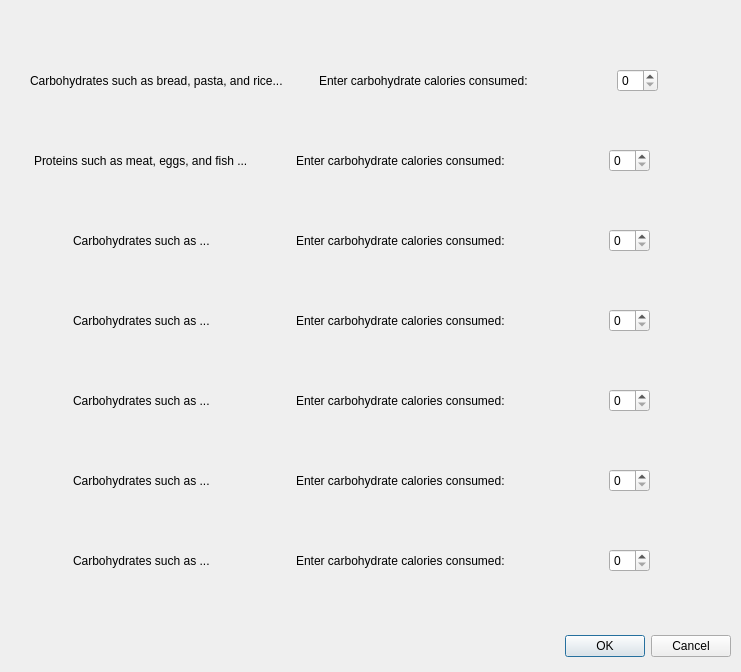
<?xml version="1.0" encoding="UTF-8"?>
<ui version="4.0">
 <class>FoodIntake</class>
 <widget class="QDialog" name="FoodIntake">
  <property name="geometry">
   <rect>
    <x>0</x>
    <y>0</y>
    <width>741</width>
    <height>672</height>
   </rect>
  </property>
  <property name="windowTitle">
   <string>Dialog</string>
  </property>
  <widget class="QDialogButtonBox" name="buttonBox">
   <property name="geometry">
    <rect>
     <x>560</x>
     <y>630</y>
     <width>171</width>
     <height>32</height>
    </rect>
   </property>
   <property name="orientation">
    <enum>Qt::Horizontal</enum>
   </property>
   <property name="standardButtons">
    <set>QDialogButtonBox::Cancel|QDialogButtonBox::Ok</set>
   </property>
  </widget>
  <widget class="QWidget" name="horizontalLayoutWidget">
   <property name="geometry">
    <rect>
     <x>0</x>
     <y>40</y>
     <width>741</width>
     <height>81</height>
    </rect>
   </property>
   <layout class="QHBoxLayout" name="horizontalLayout">
    <item>
     <spacer name="horizontalSpacer_14">
      <property name="orientation">
       <enum>Qt::Horizontal</enum>
      </property>
      <property name="sizeType">
       <enum>QSizePolicy::Fixed</enum>
      </property>
      <property name="sizeHint" stdset="0">
       <size>
        <width>30</width>
        <height>76</height>
       </size>
      </property>
     </spacer>
    </item>
    <item alignment="Qt::AlignHCenter">
     <widget class="QLabel" name="label_2">
      <property name="text">
       <string>Carbohydrates such as bread, pasta, and rice...</string>
      </property>
     </widget>
    </item>
    <item>
     <spacer name="horizontalSpacer_2">
      <property name="orientation">
       <enum>Qt::Horizontal</enum>
      </property>
      <property name="sizeType">
       <enum>QSizePolicy::Fixed</enum>
      </property>
      <property name="sizeHint" stdset="0">
       <size>
        <width>30</width>
        <height>76</height>
       </size>
      </property>
     </spacer>
    </item>
    <item alignment="Qt::AlignHCenter">
     <widget class="QLabel" name="label">
      <property name="text">
       <string>Enter carbohydrate calories consumed:</string>
      </property>
     </widget>
    </item>
    <item alignment="Qt::AlignHCenter">
     <widget class="QSpinBox" name="spinBox"/>
    </item>
   </layout>
  </widget>
  <widget class="QWidget" name="horizontalLayoutWidget_2">
   <property name="geometry">
    <rect>
     <x>0</x>
     <y>120</y>
     <width>741</width>
     <height>81</height>
    </rect>
   </property>
   <layout class="QHBoxLayout" name="horizontalLayout_2">
    <item>
     <spacer name="horizontalSpacer_13">
      <property name="orientation">
       <enum>Qt::Horizontal</enum>
      </property>
      <property name="sizeType">
       <enum>QSizePolicy::Fixed</enum>
      </property>
      <property name="sizeHint" stdset="0">
       <size>
        <width>30</width>
        <height>76</height>
       </size>
      </property>
     </spacer>
    </item>
    <item alignment="Qt::AlignHCenter">
     <widget class="QLabel" name="label_3">
      <property name="text">
       <string>Proteins such as meat, eggs, and fish ...</string>
      </property>
     </widget>
    </item>
    <item>
     <spacer name="horizontalSpacer">
      <property name="orientation">
       <enum>Qt::Horizontal</enum>
      </property>
      <property name="sizeType">
       <enum>QSizePolicy::Fixed</enum>
      </property>
      <property name="sizeHint" stdset="0">
       <size>
        <width>30</width>
        <height>76</height>
       </size>
      </property>
     </spacer>
    </item>
    <item alignment="Qt::AlignHCenter">
     <widget class="QLabel" name="label_4">
      <property name="text">
       <string>Enter carbohydrate calories consumed:</string>
      </property>
     </widget>
    </item>
    <item alignment="Qt::AlignHCenter">
     <widget class="QSpinBox" name="spinBox_2"/>
    </item>
   </layout>
  </widget>
  <widget class="QWidget" name="horizontalLayoutWidget_3">
   <property name="geometry">
    <rect>
     <x>0</x>
     <y>200</y>
     <width>741</width>
     <height>81</height>
    </rect>
   </property>
   <layout class="QHBoxLayout" name="horizontalLayout_3">
    <item>
     <spacer name="horizontalSpacer_9">
      <property name="orientation">
       <enum>Qt::Horizontal</enum>
      </property>
      <property name="sizeType">
       <enum>QSizePolicy::Fixed</enum>
      </property>
      <property name="sizeHint" stdset="0">
       <size>
        <width>30</width>
        <height>76</height>
       </size>
      </property>
     </spacer>
    </item>
    <item alignment="Qt::AlignHCenter">
     <widget class="QLabel" name="label_5">
      <property name="text">
       <string>Carbohydrates such as ...</string>
      </property>
     </widget>
    </item>
    <item>
     <spacer name="horizontalSpacer_3">
      <property name="orientation">
       <enum>Qt::Horizontal</enum>
      </property>
      <property name="sizeType">
       <enum>QSizePolicy::Fixed</enum>
      </property>
      <property name="sizeHint" stdset="0">
       <size>
        <width>30</width>
        <height>76</height>
       </size>
      </property>
     </spacer>
    </item>
    <item alignment="Qt::AlignHCenter">
     <widget class="QLabel" name="label_6">
      <property name="text">
       <string>Enter carbohydrate calories consumed:</string>
      </property>
     </widget>
    </item>
    <item alignment="Qt::AlignHCenter">
     <widget class="QSpinBox" name="spinBox_3"/>
    </item>
   </layout>
  </widget>
  <widget class="QWidget" name="horizontalLayoutWidget_4">
   <property name="geometry">
    <rect>
     <x>0</x>
     <y>280</y>
     <width>741</width>
     <height>81</height>
    </rect>
   </property>
   <layout class="QHBoxLayout" name="horizontalLayout_4">
    <item>
     <spacer name="horizontalSpacer_12">
      <property name="orientation">
       <enum>Qt::Horizontal</enum>
      </property>
      <property name="sizeType">
       <enum>QSizePolicy::Fixed</enum>
      </property>
      <property name="sizeHint" stdset="0">
       <size>
        <width>30</width>
        <height>76</height>
       </size>
      </property>
     </spacer>
    </item>
    <item alignment="Qt::AlignHCenter">
     <widget class="QLabel" name="label_7">
      <property name="text">
       <string>Carbohydrates such as ...</string>
      </property>
     </widget>
    </item>
    <item>
     <spacer name="horizontalSpacer_8">
      <property name="orientation">
       <enum>Qt::Horizontal</enum>
      </property>
      <property name="sizeType">
       <enum>QSizePolicy::Fixed</enum>
      </property>
      <property name="sizeHint" stdset="0">
       <size>
        <width>30</width>
        <height>76</height>
       </size>
      </property>
     </spacer>
    </item>
    <item alignment="Qt::AlignHCenter">
     <widget class="QLabel" name="label_8">
      <property name="text">
       <string>Enter carbohydrate calories consumed:</string>
      </property>
     </widget>
    </item>
    <item alignment="Qt::AlignHCenter">
     <widget class="QSpinBox" name="spinBox_4"/>
    </item>
   </layout>
  </widget>
  <widget class="QWidget" name="horizontalLayoutWidget_5">
   <property name="geometry">
    <rect>
     <x>0</x>
     <y>360</y>
     <width>741</width>
     <height>81</height>
    </rect>
   </property>
   <layout class="QHBoxLayout" name="horizontalLayout_5">
    <item>
     <spacer name="horizontalSpacer_10">
      <property name="orientation">
       <enum>Qt::Horizontal</enum>
      </property>
      <property name="sizeType">
       <enum>QSizePolicy::Fixed</enum>
      </property>
      <property name="sizeHint" stdset="0">
       <size>
        <width>30</width>
        <height>76</height>
       </size>
      </property>
     </spacer>
    </item>
    <item alignment="Qt::AlignHCenter">
     <widget class="QLabel" name="label_9">
      <property name="text">
       <string>Carbohydrates such as ...</string>
      </property>
     </widget>
    </item>
    <item>
     <spacer name="horizontalSpacer_7">
      <property name="orientation">
       <enum>Qt::Horizontal</enum>
      </property>
      <property name="sizeType">
       <enum>QSizePolicy::Fixed</enum>
      </property>
      <property name="sizeHint" stdset="0">
       <size>
        <width>30</width>
        <height>76</height>
       </size>
      </property>
     </spacer>
    </item>
    <item alignment="Qt::AlignHCenter">
     <widget class="QLabel" name="label_10">
      <property name="text">
       <string>Enter carbohydrate calories consumed:</string>
      </property>
     </widget>
    </item>
    <item alignment="Qt::AlignHCenter">
     <widget class="QSpinBox" name="spinBox_5"/>
    </item>
   </layout>
  </widget>
  <widget class="QWidget" name="horizontalLayoutWidget_6">
   <property name="geometry">
    <rect>
     <x>0</x>
     <y>440</y>
     <width>741</width>
     <height>81</height>
    </rect>
   </property>
   <layout class="QHBoxLayout" name="horizontalLayout_6">
    <item>
     <spacer name="horizontalSpacer_11">
      <property name="orientation">
       <enum>Qt::Horizontal</enum>
      </property>
      <property name="sizeType">
       <enum>QSizePolicy::Fixed</enum>
      </property>
      <property name="sizeHint" stdset="0">
       <size>
        <width>30</width>
        <height>76</height>
       </size>
      </property>
     </spacer>
    </item>
    <item alignment="Qt::AlignHCenter">
     <widget class="QLabel" name="label_11">
      <property name="text">
       <string>Carbohydrates such as ...</string>
      </property>
     </widget>
    </item>
    <item>
     <spacer name="horizontalSpacer_6">
      <property name="orientation">
       <enum>Qt::Horizontal</enum>
      </property>
      <property name="sizeType">
       <enum>QSizePolicy::Fixed</enum>
      </property>
      <property name="sizeHint" stdset="0">
       <size>
        <width>30</width>
        <height>76</height>
       </size>
      </property>
     </spacer>
    </item>
    <item alignment="Qt::AlignHCenter">
     <widget class="QLabel" name="label_12">
      <property name="text">
       <string>Enter carbohydrate calories consumed:</string>
      </property>
     </widget>
    </item>
    <item alignment="Qt::AlignHCenter">
     <widget class="QSpinBox" name="spinBox_6"/>
    </item>
   </layout>
  </widget>
  <widget class="QWidget" name="horizontalLayoutWidget_7">
   <property name="geometry">
    <rect>
     <x>0</x>
     <y>520</y>
     <width>741</width>
     <height>81</height>
    </rect>
   </property>
   <layout class="QHBoxLayout" name="horizontalLayout_7">
    <item>
     <spacer name="horizontalSpacer_4">
      <property name="orientation">
       <enum>Qt::Horizontal</enum>
      </property>
      <property name="sizeType">
       <enum>QSizePolicy::Fixed</enum>
      </property>
      <property name="sizeHint" stdset="0">
       <size>
        <width>30</width>
        <height>76</height>
       </size>
      </property>
     </spacer>
    </item>
    <item alignment="Qt::AlignHCenter">
     <widget class="QLabel" name="label_13">
      <property name="text">
       <string>Carbohydrates such as ...</string>
      </property>
     </widget>
    </item>
    <item>
     <spacer name="horizontalSpacer_5">
      <property name="orientation">
       <enum>Qt::Horizontal</enum>
      </property>
      <property name="sizeType">
       <enum>QSizePolicy::Fixed</enum>
      </property>
      <property name="sizeHint" stdset="0">
       <size>
        <width>30</width>
        <height>76</height>
       </size>
      </property>
     </spacer>
    </item>
    <item alignment="Qt::AlignHCenter">
     <widget class="QLabel" name="label_14">
      <property name="text">
       <string>Enter carbohydrate calories consumed:</string>
      </property>
     </widget>
    </item>
    <item alignment="Qt::AlignHCenter">
     <widget class="QSpinBox" name="spinBox_7"/>
    </item>
   </layout>
  </widget>
 </widget>
 <resources/>
 <connections>
  <connection>
   <sender>buttonBox</sender>
   <signal>accepted()</signal>
   <receiver>FoodIntake</receiver>
   <slot>accept()</slot>
   <hints>
    <hint type="sourcelabel">
     <x>248</x>
     <y>254</y>
    </hint>
    <hint type="destinationlabel">
     <x>157</x>
     <y>274</y>
    </hint>
   </hints>
  </connection>
  <connection>
   <sender>buttonBox</sender>
   <signal>rejected()</signal>
   <receiver>FoodIntake</receiver>
   <slot>reject()</slot>
   <hints>
    <hint type="sourcelabel">
     <x>316</x>
     <y>260</y>
    </hint>
    <hint type="destinationlabel">
     <x>286</x>
     <y>274</y>
    </hint>
   </hints>
  </connection>
 </connections>
</ui>
